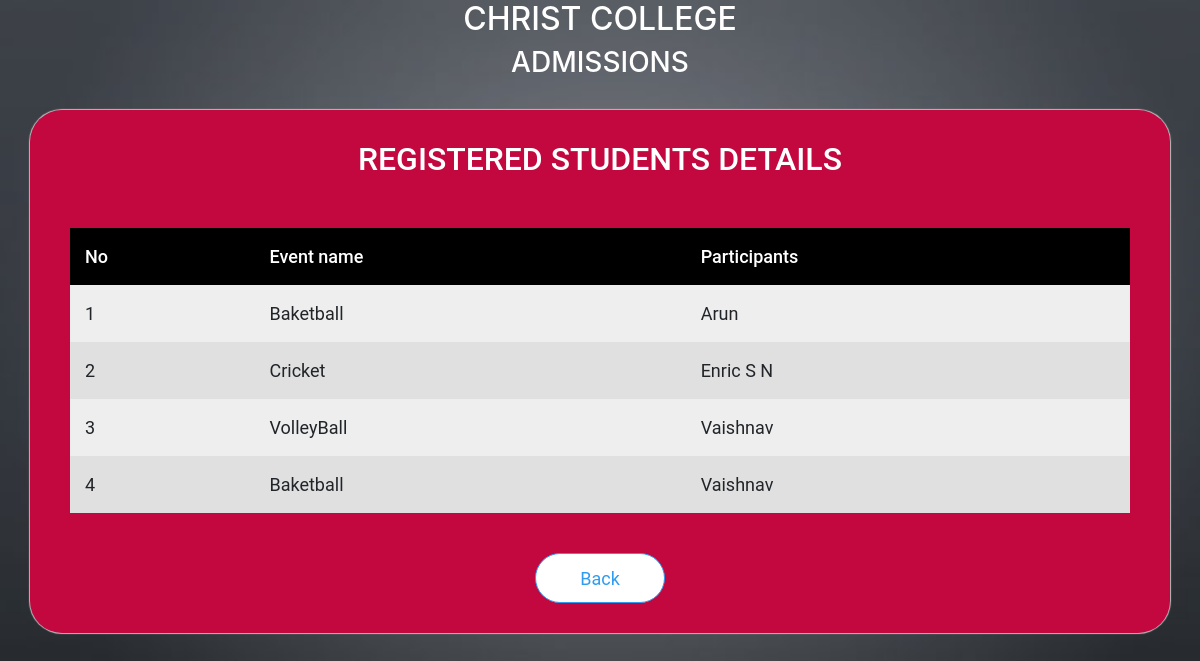
Page /scm/admission on the committed database.
### scmapp/models.py (models this page shows)
class Book_ground(models.Model):
    regevent = models.CharField(max_length=40)
    bid = models.AutoField(primary_key=True)
    uid = models.IntegerField()
    name = models.CharField(max_length=20)
    email = models.CharField(max_length=40)
    mobile = models.CharField(max_length=10)

### scmapp/views.py (the view)
def admission(request):
    events = Book_ground.objects.all()
    return render(request, 'admission.html', context={'events':events})

### templates/admission.html (shortened to what this page needs)
<!DOCTYPE html>
{% load static %}
<html>
<head>
  <link rel="stylesheet" href="https://stackpath.bootstrapcdn.com/bootstrap/4.4.1/css/bootstrap.min.css">
  <link rel="stylesheet" href="{% static 'css/admin_event.css' %}">
</head>
<body style="background-image: url('/static/res/grey.jpeg');
  background-repeat: no-repeat;
  background-size: 100% 100%;" >
<div class="container-fluid header text-center ">
    <h2 style="color: white;">CHRIST COLLEGE </h2>
    <h3 style="color: white;">ADMISSIONS </h3>
</div>
<div class="container box" style="background:#c3073f"><center>
    <h2  style="color: white;">REGISTERED STUDENTS DETAILS</h2></center>
  <table>
    <tr  style="color: white;background-color:black;">
      <td>No</td>
      <td>Event name</td>
      <td>Participants</td>
    </tr>
    {% for event in events %}
    <tr>
     <td>{{ forloop.counter }}</td>
     <td>{{ event.regevent }}</td>
      <td>{{ event.name }}</td>
    </tr>
    {% endfor %}
  </table>
   <div class="footer">
    <a href="{% url 'scmapp:user_home' %}"><button>Back</button></a>
  </div>
</div>
</body>
</html>

### static/css/admin_event.css (style rules this page uses)
body { background-color: #e6e6e6; }
.header { margin: 30 0px 0px 0px; font-size: 28px; }
.container { width: 100%; }
.box { margin-top: 30px; margin-bottom: 50px; background-color: #fafafa; font-family: 'Roboto'; font-size: 20px; padding: 30px 40px 30px 40px; border-radius: 32px; -webkit-box-shadow:0px 0px 1px 1px #bdbdbd; }
.box button { width: 130px; height: 50px; margin: 0px; background-color: #fff; outline: none; border:1.5px solid #2f9cf1; border-radius: 64px; font-size: 18px; color:#2f9cf1; }
.box table { margin:50px 0px 0px 0px; width:100%; }
.box td { padding:15px; }
.box tr { font-size: 18px; }
.box tr:nth-child(1) { font-size: 18px; font-weight: 500; background-color: #a9a9a9; }
.box tr:nth-child(even) { background-color: #eeeeee; }
.box tr:nth-child(odd) { background-color: #e0e0e0; }
.footer { margin:40px 0px 0px 0px; height: 50px; text-align: center; }

### rows in the picture
Book_ground: regevent "Baketball", name "Arun"
Book_ground: regevent "Cricket", name "Enric S N"
Book_ground: regevent "VolleyBall", name "Vaishnav"
Book_ground: regevent "Baketball", name "Vaishnav"
